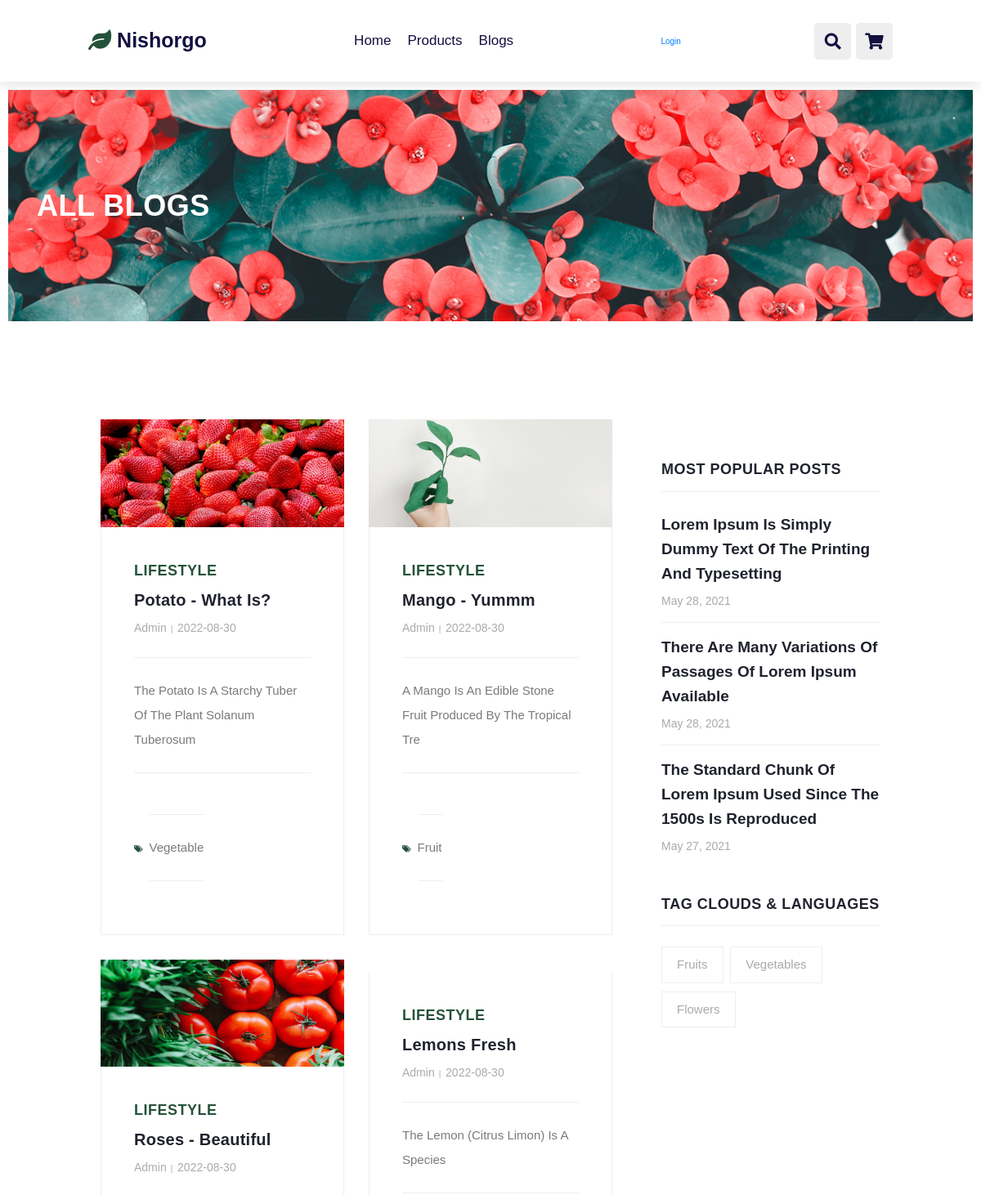
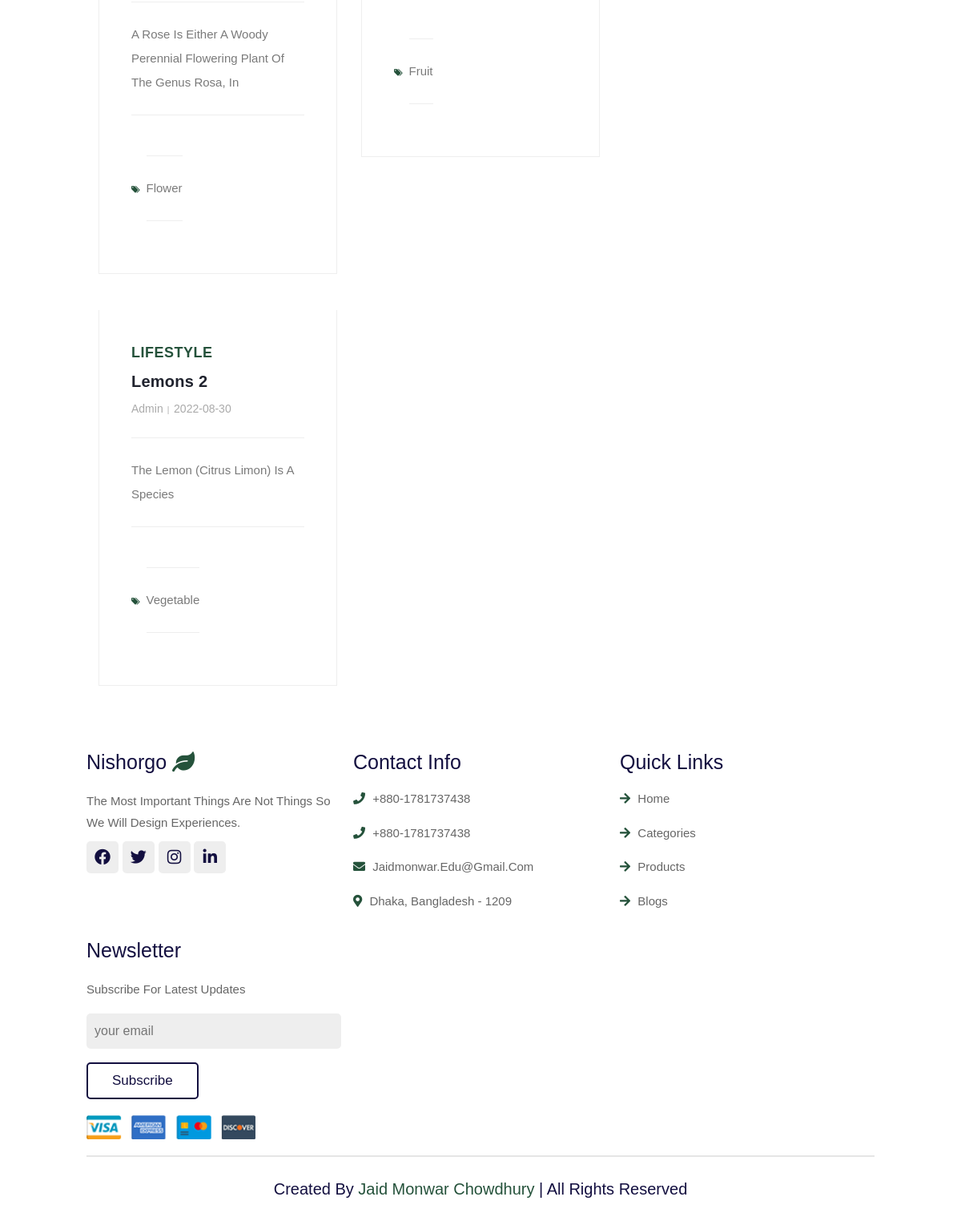
The app's page /allblogs.php?show=all with its own data (2 pictures, top to bottom).
### tables this page shows
CREATE TABLE `blog` (
  `blog_id` int(100) NOT NULL,
  `title` varchar(300) NOT NULL,
  `content` varchar(1000) NOT NULL,
  `tag` varchar(100) NOT NULL,
  `date` date NOT NULL,
  `blog_img` varchar(200) NOT NULL,
  `blog_header` varchar(100) NOT NULL
);

### allblogs.php (the view, shortened to what this page needs)
<?php include('NishorgoServer.php');  ?>
<!DOCTYPE html>
<html lang="en">
  <head>
    <link href="vendor/bootstrap/css/bootstrap.min.css" rel="stylesheet" />
    <link rel="stylesheet" href="https://cdnjs.cloudflare.com/ajax/libs/font-awesome/5.15.4/css/all.min.css">
    <link rel="stylesheet" href="assets/css/fontawesome.css" />
    <link rel="stylesheet" href="assets/css/template.css" />
    <link rel="stylesheet" href="assets/css/owl.css" />
    <link rel="stylesheet" href="https://unpkg.com/swiper@7/swiper-bundle.min.css" />
  </head>
  <body>
    <header class="header">
        <a href="index.html" class="logo"> <i class="fas fa-solid fa-leaf"></i> Nishorgo </a>
        <nav class="navbar">
            <a href="index.php">home</a>
            <a href="product.php">products</a>
            <a href="blog.php">blogs</a>
        </nav>
        <div class="besidenav">
        <?php if (isset($_SESSION["username"])) : ?>
                            <a href="UserProfile.php" style="color: black">
                                    <?php echo $_SESSION["username"]; ?></a>
                            <a href="index.php?logout='1'" style=" color: black">Log Out</a>
                        <?php else : ?>
                            <a href="login.php">Login</a>
                        <?php endif ?>
        </div>
        <div class="icons">
            <div class="fas fa-search" id="search-btn"></div>
            <div class="fas fa-shopping-cart" id="cart-btn"></div>
        </div>
    </header>
    <div class="heading-page header-text">
      <section class="page-heading">
        <div class="container">
          <div class="row">
            <div class="col-lg-12">
              <div class="text-content">
                <h2>All Blogs</h2>
              </div>
            </div>
          </div>
        </div>
      </section>
    </div>
    <?php
                     $dbCart = mysqli_connect('localhost','root', '', 'nishorgo');
                     if(mysqli_connect_errno()){
                      echo 'could not connect to server.';
                    } else {
                        $productShow = $_GET['show'];
                        if($productShow == "all"){
                            $sql = "SELECT * FROM blog;";
                        } else if($productShow == "vegetable"){
                            $sql = "SELECT * FROM blog WHERE tag = 'vegetable';";
                        } else if($productShow == "fruit"){
                            $sql = "SELECT * FROM blog WHERE tag = 'fruit';";
                        } else if($productShow == "flower"){
                            $sql = "SELECT * FROM blog WHERE tag = 'flower';";
                        }
                        $result = mysqli_query($dbCart,$sql) or die("Error in $sql");
                        $resultCheck = mysqli_num_rows($result);
                    }
                    ?>
    <section class="blog-posts grid-system">
      <div class="container">
        <div class="row">
          <div class="col-lg-8">
            <div class="all-blog-posts">
              <div class="row">
              <?php
if($resultCheck>0):
while($row = mysqli_fetch_assoc($result)):
?>
                <div class="col-lg-6">
                  <div class="blog-post">
                    <div class="blog-thumb">
                    <?php echo "<img src = '{$row['blog_img']}'>";?>
                    </div>
                    <div class="down-content">
                      <span>Lifestyle</span>
                      <a href="postdetails.php?blog_id=<?php echo $row['blog_id']?>"><h4><?php echo $row['title'];?></h4></a>
                      <ul class="post-info">
                        <li><a href="#">Admin</a></li>
                        <li><a href="#"><?php echo $row['date'];?></a></li>
                      </ul>
                      <p><?php echo $row['blog_header'];?></p>
                      <div class="post-options">
                        <div class="row">
                          <div class="col-lg-12">
                            <ul class="post-tags">
                              <li><i class="fa fa-tags"></i></li>
                              <li><p><?php echo $row['tag']?>
                            </ul>
                          </div>
                        </div>
                      </div>
                    </div>
                  </div>
                </div>
                <?php
                        endwhile;
                        endif;
                        ?>
              </div>
            </div>
          </div>
          <div class="col-lg-4">
            <div class="sidebar">
              <div class="row">
                <div class="col-lg-12">
                </div>
                <div class="col-lg-12">
                  <div class="sidebar-item recent-posts">
                    <div class="sidebar-heading">
                      <h2>Most Popular Posts</h2>
                    </div>
                    <div class="content">
                      <ul>
                        <li><a href="post-details.html">
                          <h5>Lorem Ipsum is simply dummy text of the printing and typesetting</h5>
                          <span>May 28, 2021</span>
                        </a></li>
                        <li><a href="post-details.html">
                          <h5>There are many variations of passages of Lorem Ipsum available</h5>
                          <span>May 28, 2021</span>
                        </a></li>
                        <li><a href="post-details.html">
                          <h5>The standard chunk of Lorem Ipsum used since the 1500s is reproduced</h5>
                          <span>May 27, 2021</span>
                        </a></li>
                      </ul>
                    </div>
                  </div>
                </div>
                <div class="col-lg-12">
                  <div class="sidebar-item tags">
                    <div class="sidebar-heading">
                      <h2>Tag Clouds & Languages</h2>
                    </div>
                    <div class="content">
                      <ul>
                        <li><a href="allblogs.php?show=fruit"
                                        >Fruits</a></li>
                        <li><a href="allblogs.php?show=vegetable">Vegetables</a></li>
                        <li><a href="allblogs.php?show=flower">Flowers</a></li>
                      </ul>
                    </div>
                  </div>
                </div>
              </div>
            </div>
          </div>
        </div>
      </div>
    </section>
    <section class="footer">
        <div class="box-container">
            <div class="box">
                <h3> nishorgo <i class="fas fa-solid fa-leaf"></i> </h3>
                <p>The most important things are not things so we will design experiences.</p>
                <div class="share">
                    <a href="#" class="fab fa-facebook-f"></a>
                    <a href="#" class="fab fa-twitter"></a>
                    <a href="#" class="fab fa-instagram"></a>
                    <a href="#" class="fab fa-linkedin"></a>
                </div>
            </div>
            <div class="box">
                <h3>contact info</h3>
                <a href="tel:+8801781737438" class="links"> <i class="fas fa-phone"></i> +880-1781737438 </a>
                <a href="tel:+8801781737438" class="links"> <i class="fas fa-phone"></i> +880-1781737438 </a>
                <a href="https://mail.google.com/mail/" class="links"> <i class="fas fa-envelope"></i> jaidmonwar.edu@gmail.com </a>
                <a href="#" class="links"> <i class="fas fa-map-marker-alt"></i> Dhaka, Bangladesh - 1209 </a>
            </div>
            <div class="box">
                <h3>quick links</h3>
                <a href="index.php" class="links"> <i class="fas fa-arrow-right"></i> home </a>
                <a href="product.php" class="links"> <i class="fas fa-arrow-right"></i> categories </a>
                <a href="product.php" class="links"> <i class="fas fa-arrow-right"></i> products </a>
                <a href="blog.html" class="links"> <i class="fas fa-arrow-right"></i> blogs </a>
            </div>
            <div class="box">
                <h3>newsletter</h3>
                <p>subscribe for latest updates</p>
                <input type="email" placeholder="your email" class="email">
                <input type="submit" value="subscribe" class="btn">
                <img src="image/payment.png" class="payment-img" alt="">
            </div>
        </div>
        <div class="credit"> created by <span> Jaid Monwar Chowdhury </span> | all rights reserved </div>
    </section>
  </body>
</html>

### records on screen
blog: blog_img (picture), title "Potato - What Is?", date "2022-08-30", blog_header "The Potato Is A Starchy Tuber Of The Plant Solanum Tuberosum", tag "Vegetable"
blog: blog_img (picture), title "Mango - Yummm", date "2022-08-30", blog_header "A Mango Is An Edible Stone Fruit Produced By The Tropical Tre", tag "Fruit"
blog: blog_img (picture), title "Roses - Beautiful", date "2022-08-30", blog_header "A Rose Is Either A Woody Perennial Flowering Plant Of The Genus Rosa, In", tag "Flower"
blog: title "Lemons Fresh", date "2022-08-30", blog_header "The Lemon (Citrus Limon) Is A Species", tag "Fruit"
blog: title "Lemons 2", date "2022-08-30", blog_header "The Lemon (Citrus Limon) Is A Species", tag "Vegetable"
